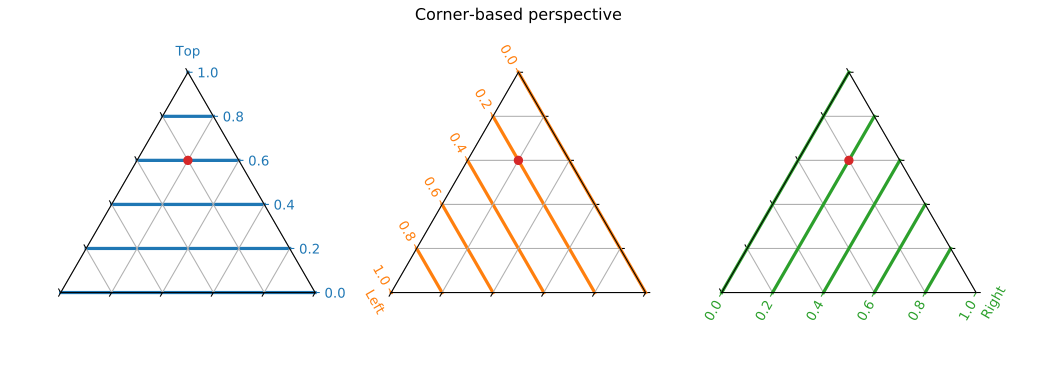

Write Python code to recreate this figure.
import matplotlib.pyplot as plt
import mpltern  # noqa: F401


fig = plt.figure(figsize=(10.8, 4.0))
fig.subplots_adjust(
    left=0.075, right=0.925, bottom=0.15, top=0.9, wspace=0.5)

# Top axis

ax = fig.add_subplot(131, projection='ternary')
ax.scatter(0.6, 0.2, 0.2, c='C3', zorder=10)

ax.set_tlabel('Top')
ax.taxis.label.set_color('C0')

ax.laxis.set_ticklabels([])
ax.raxis.set_ticklabels([])

ax.grid()

ax.taxis.set_tick_params(colors='C0', grid_color='C0', grid_linewidth=2.4)

# Left axis

ax = fig.add_subplot(132, projection='ternary')
ax.scatter(0.6, 0.2, 0.2, c='C3', zorder=10)

ax.set_llabel('Left')
ax.laxis.label.set_color('C1')

ax.raxis.set_ticklabels([])
ax.taxis.set_ticklabels([])

ax.grid()

ax.laxis.set_tick_params(colors='C1', grid_color='C1', grid_linewidth=2.4)

# Right axis

ax = fig.add_subplot(133, projection='ternary')
ax.scatter(0.6, 0.2, 0.2, c='C3', zorder=10)

ax.set_rlabel('Right')
ax.raxis.label.set_color('C2')

ax.taxis.set_ticklabels([])
ax.laxis.set_ticklabels([])

ax.grid()

ax.raxis.set_tick_params(colors='C2', grid_color='C2', grid_linewidth=2.4)

fig.suptitle('Corner-based perspective')

fig.savefig('corner_based_1.svg')
